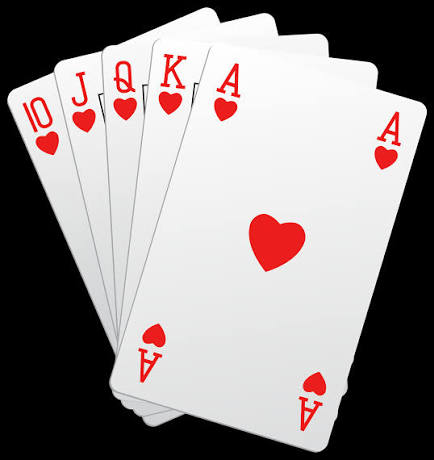
#> input picture resources/IMG_9839.JPG, 434 x 460 px
$ python joining_img.py
#> lines starting #> are read from the running program, lines starting #| are printed output that depends on the picture
import cv2
import numpy as np

img=cv2.imread("resources/IMG_9839.JPG")
#> img is the input picture: shape (460, 434, 3); mean B, G, R 138.1, 138.2, 145.7


img_hor=np.hstack((img,img))
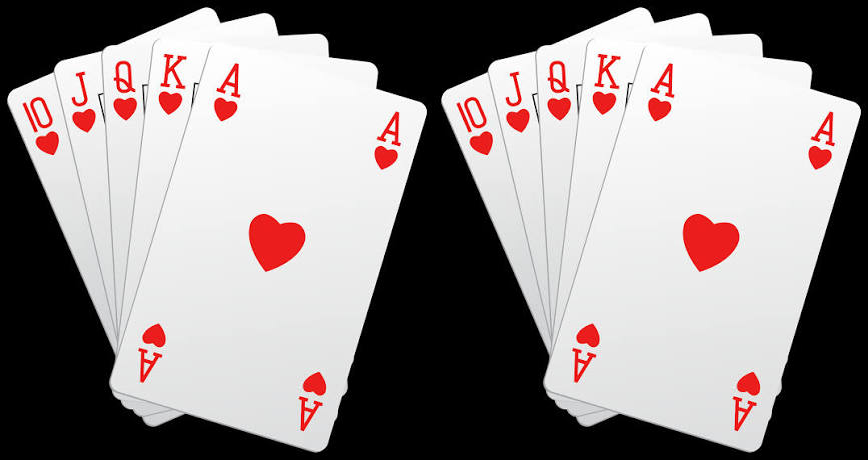
#> img_hor: shape (460, 868, 3); mean B, G, R 138.1, 138.2, 145.7
img_ver=np.vstack((img,img))
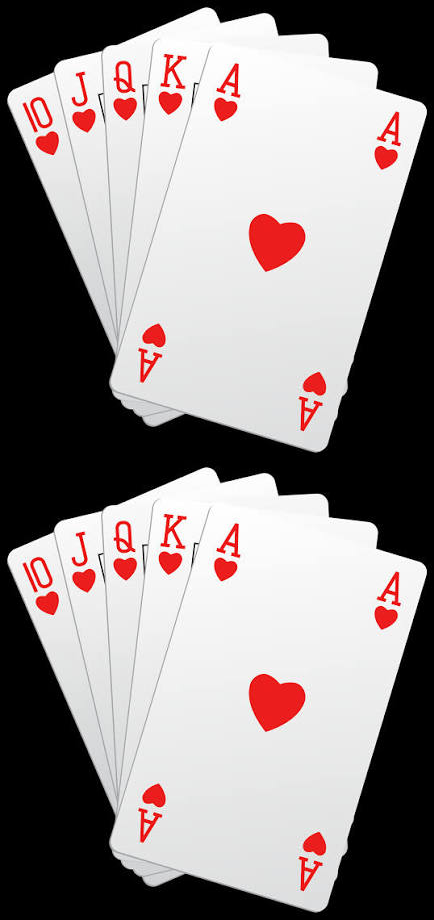
#> img_ver: shape (920, 434, 3); mean B, G, R 138.1, 138.2, 145.7

cv2.imshow("Horizontal",img_hor)
cv2.imshow("Vertical",img_ver)
cv2.waitKey(0)
cv2.destroyAllWindows()
